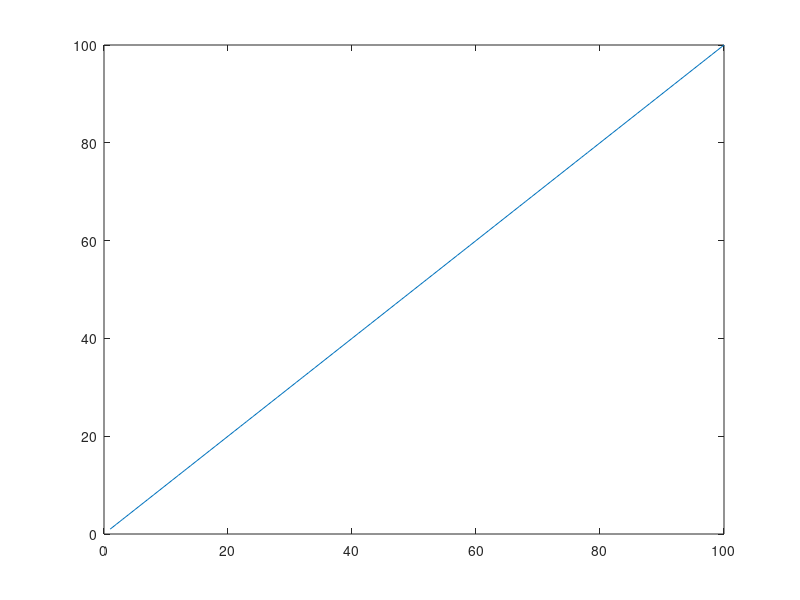

MATLAB code for this plot:
function[] = test_function() 
    %TODO: Maken an animation function for stages
    x = linspace(1, 100, 100);
    y = linspace(1, 100, 100);
    plot(x, y);
end